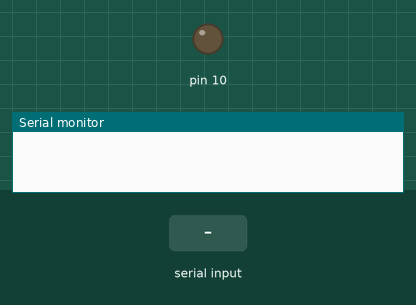
A sketch run on a simulated Arduino Uno, built with avr-gcc and run on an emulated ATmega328P. On the bench: output pins drawn as LEDs (lit = HIGH), the last lines printed to the serial monitor. The test bench sets the inputs (shaded band).

Above: at 1.2 s.
1.3 s: "90,45\n" received over Serial
At 1.7 s:
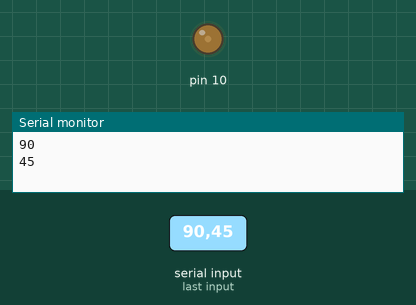
3.8 s: "30,150\n" received over Serial
At 4.6 s:
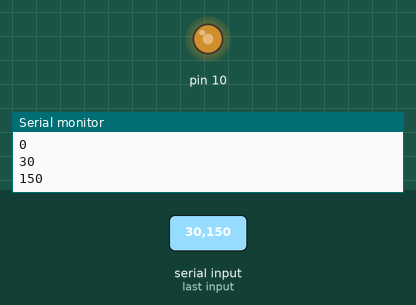
6.3 s: "200\n" received over Serial
At 6.7 s:
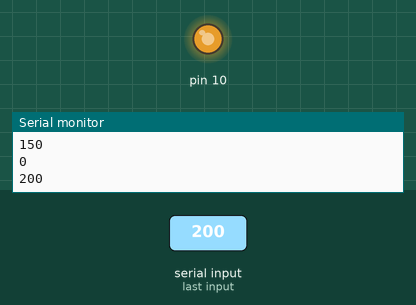
Timing chart, 0 to 9.3 s (numbered marks = the images above; inputs shaded):
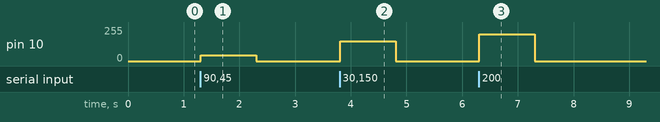

Measured:
- after the input at 1.3 s, pin 10: 0/255 → 45/255 at once, → 0/255 1.0 s later
- after the input at 3.8 s, pin 10: 0/255 → 150/255 at once, → 0/255 1.0 s later
- after the input at 6.3 s, pin 10: 0/255 → 200/255 at once, → 0/255 1.0 s later

The sketch:

02.parseInt.ino
```cpp
void setup() {
  // put your setup code here, to run once:
  Serial.begin(9600);
  pinMode(10, OUTPUT);
}

void loop() {
  // put your main code here, to run repeatedly:
  if (Serial.available()) {
    long value = Serial.parseInt();
    Serial.println(value);
    analogWrite(10, value);
  }
}
```
